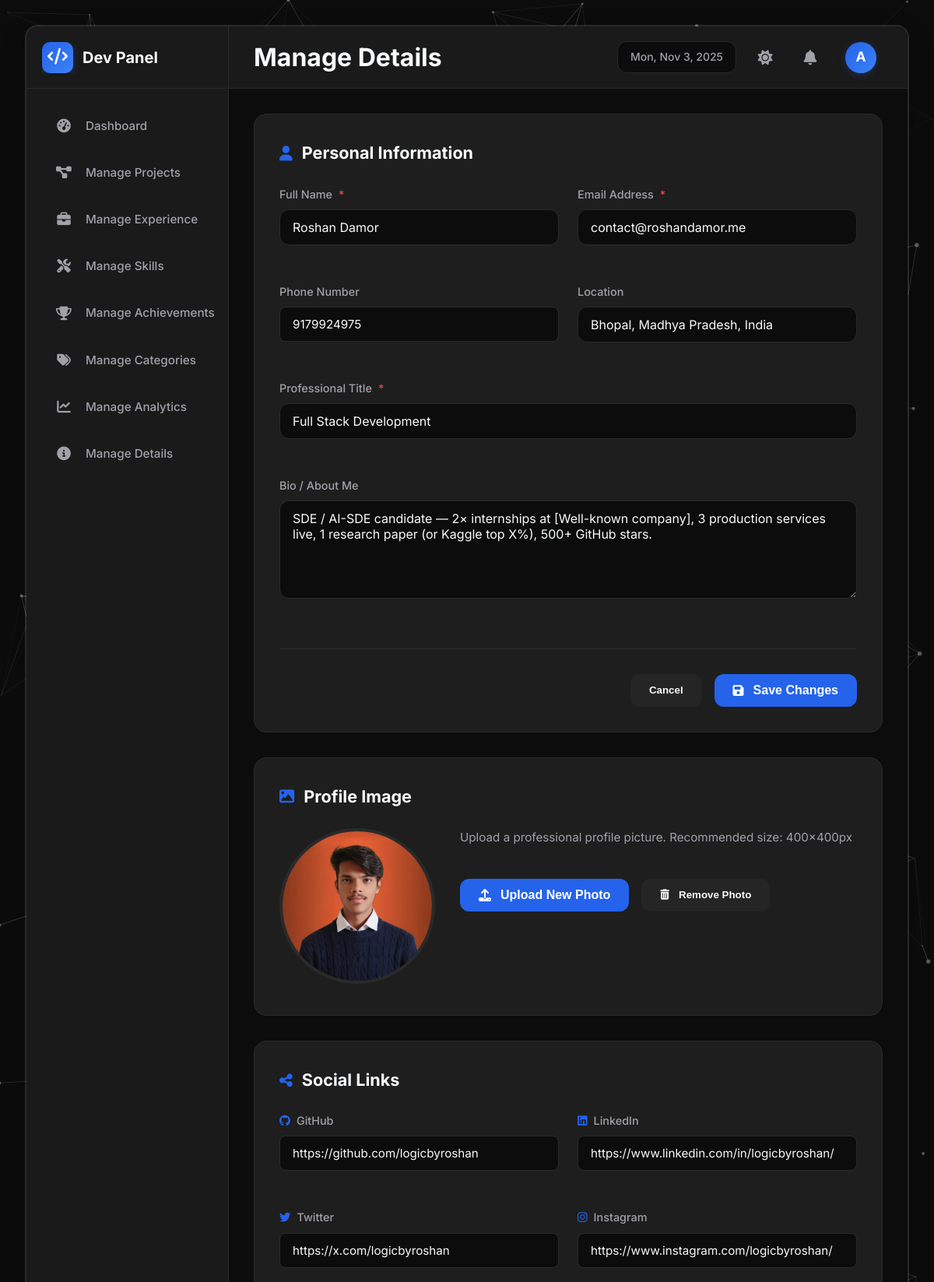
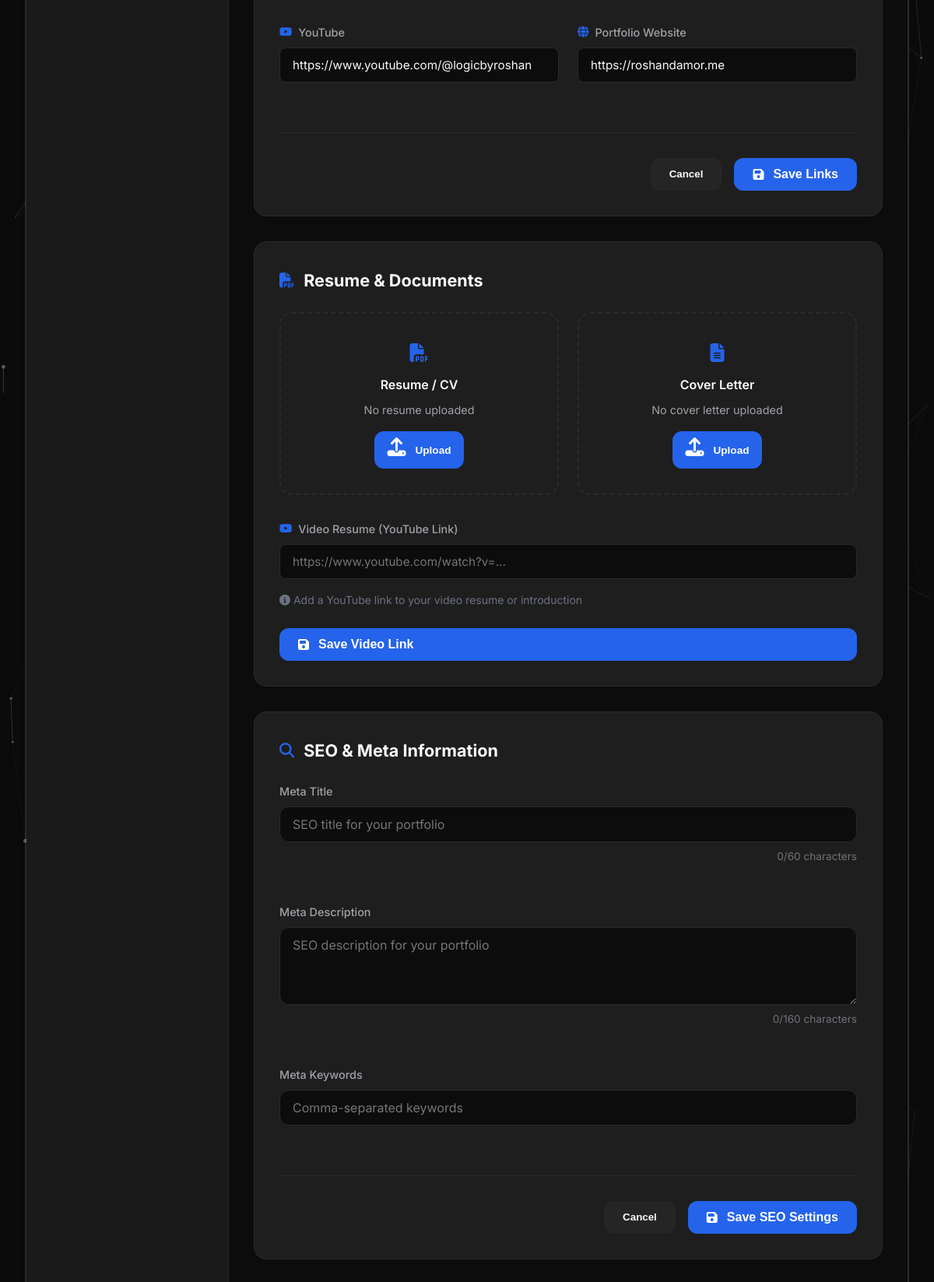
Screenshot of /details/ (upper part) with the database file from the repository (2 pictures, top to bottom).
### portfolio/models.py (models this page shows, shortened)
class UserProfile(models.Model):
    STATUS_CHOICES = [
        ("available", "Available for Work"),
        ("busy", "Busy"),
        ("not-looking", "Not Looking"),
    ]
    WORK_TYPE_CHOICES = [
        ("remote", "Remote"),
        ("hybrid", "Hybrid"),
        ("onsite", "On-site"),
        ("flexible", "Flexible"),
    ]
    full_name = models.CharField(max_length=200)
    email = models.EmailField()
    phone = models.CharField(max_length=20, blank=True)
    location = models.CharField(max_length=200, blank=True)
    title = models.CharField(max_length=200, help_text="Professional title")
    bio = models.TextField(blank=True, help_text="About me description")
    profile_image = models.ImageField(upload_to="profile/", blank=True, null=True)
    github = models.URLField(blank=True)
    linkedin = models.URLField(blank=True)
    twitter = models.URLField(blank=True)
    instagram = models.URLField(blank=True)
    youtube = models.URLField(blank=True)
    website = models.URLField(blank=True)
    resume = models.FileField(upload_to="documents/", blank=True, null=True)
    cover_letter = models.FileField(upload_to="documents/", blank=True, null=True)
    video_resume = models.URLField(blank=True, help_text="YouTube link to video resume")
    meta_title = models.CharField(max_length=60, blank=True)
    meta_description = models.CharField(max_length=160, blank=True)
    meta_keywords = models.CharField(max_length=300, blank=True)
    status = models.CharField(
        max_length=20, choices=STATUS_CHOICES, default="available"
    )
    work_type = models.CharField(
        max_length=20, choices=WORK_TYPE_CHOICES, default="remote"
    )
    hourly_rate = models.DecimalField(
        max_digits=10, decimal_places=2, null=True, blank=True
    )
    experience_years = models.IntegerField(default=0)
    open_to_opportunities = models.BooleanField(default=True)
    available_for_freelance = models.BooleanField(default=True)
    created_at = models.DateTimeField(auto_now_add=True)
    updated_at = models.DateTimeField(auto_now=True)
    class Meta:
        verbose_name = "User Profile"
        verbose_name_plural = "User Profiles"

### portfolio/views.py (the view, shortened to what this page needs)
# urls.py: path("details/", views.manage_details, name="manage_details"),
def manage_details(request):
    profile, created = UserProfile.objects.get_or_create(
        id=1,
        defaults={
            "full_name": "Your Name",
            "email": "your.email@example.com",
            "title": "Your Professional Title",
        },
    )
    form = UserProfileForm(instance=profile)
    resume_exists = False
    resume_size = 0
    if profile.resume:
        try:
            resume_exists = profile.resume.storage.exists(profile.resume.name)
            if resume_exists:
                resume_size = profile.resume.size
        except:
            resume_exists = False
    cover_letter_exists = False
    cover_letter_size = 0
    context = {
        "profile": profile,
        "form": form,
        "resume_exists": resume_exists,
        "resume_size": resume_size,
        "cover_letter_exists": cover_letter_exists,
        "cover_letter_size": cover_letter_size,
    }
    return render(request, "manage_details.html", context)

### templates/manage_details.html (shortened to what this page needs)
{% extends 'base.html' %}
{% load static %}
{% block extra_css %}
<link rel="stylesheet" href="{% static 'css/manage-details.css' %}">
{% endblock %}
{% block nav_details %}active{% endblock %}
{% block navbar_left %}
<h1 class="page-title">Manage Details</h1>
{% endblock %}
{% block content %}
<section class="section-card fade-in">
    <div class="section-header">
        <h2><i class="fas fa-user"></i> Personal Information</h2>
    </div>
    <form class="details-form" id="personal-info-form">
        <div class="form-grid">
            <div class="form-group">
                <label class="form-label">Full Name <span class="required">*</span></label>
                <input type="text" class="form-input" name="full_name" value="{{ profile.full_name }}" placeholder="Enter your full name" required>
            </div>
            <div class="form-group">
                <label class="form-label">Email Address <span class="required">*</span></label>
                <input type="email" class="form-input" name="email" value="{{ profile.email }}" placeholder="Enter your email" required>
            </div>
            <div class="form-group">
                <label class="form-label">Phone Number</label>
                <input type="tel" class="form-input" name="phone" value="{{ profile.phone }}" placeholder="Enter your phone">
            </div>
            <div class="form-group">
                <label class="form-label">Location</label>
                <input type="text" class="form-input" name="location" value="{{ profile.location }}" placeholder="Enter your location">
            </div>
        </div>
        <div class="form-group">
            <label class="form-label">Professional Title <span class="required">*</span></label>
            <input type="text" class="form-input" name="title" value="{{ profile.title }}" placeholder="Enter your professional title" required>
        </div>
        <div class="form-group">
            <label class="form-label">Bio / About Me</label>
            <textarea class="form-textarea" name="bio" rows="5" placeholder="Write a brief description about yourself">{{ profile.bio }}</textarea>
        </div>
        <div class="form-actions">
            <button type="button" class="btn-secondary">Cancel</button>
            <button type="submit" class="btn-primary"><i class="fas fa-save"></i> Save Changes</button>
        </div>
    </form>
</section>
<section class="section-card fade-in" style="animation-delay: 0.1s;">
    <div class="section-header">
        <h2><i class="fas fa-image"></i> Profile Image</h2>
    </div>
    <div class="image-upload-section">
        <div class="current-image">
            {% if profile.profile_image %}
                <img src="{{ profile.profile_image.url }}" alt="Profile Picture" id="profile-preview">
            {% else %}
                <img src="https://via.placeholder.com/200" alt="Profile Picture" id="profile-preview">
            {% endif %}
        </div>
        <div class="upload-controls">
            <p class="upload-info">Upload a professional profile picture. Recommended size: 400x400px</p>
            <div class="upload-buttons">
                <button type="button" class="btn-primary" onclick="document.getElementById('profile-upload').click()">
                    <i class="fas fa-upload"></i> Upload New Photo
                </button>
                <button type="button" class="btn-secondary" id="delete-profile-image">
                    <i class="fas fa-trash-alt"></i> Remove Photo
                </button>
            </div>
        </div>
    </div>
</section>
<section class="section-card fade-in" style="animation-delay: 0.2s;">
    <div class="section-header">
        <h2><i class="fas fa-share-alt"></i> Social Links</h2>
    </div>
    <form class="details-form" id="social-links-form">
        <div class="form-grid">
            <div class="form-group">
                <label class="form-label"><i class="fab fa-github"></i> GitHub</label>
                <input type="url" class="form-input" name="github" value="{{ profile.github }}" placeholder="GitHub profile URL">
            </div>
            <div class="form-group">
                <label class="form-label"><i class="fab fa-linkedin"></i> LinkedIn</label>
                <input type="url" class="form-input" name="linkedin" value="{{ profile.linkedin }}" placeholder="LinkedIn profile URL">
            </div>
            <div class="form-group">
                <label class="form-label"><i class="fab fa-twitter"></i> Twitter</label>
                <input type="url" class="form-input" name="twitter" value="{{ profile.twitter }}" placeholder="Twitter profile URL">
            </div>
            <div class="form-group">
                <label class="form-label"><i class="fab fa-instagram"></i> Instagram</label>
                <input type="url" class="form-input" name="instagram" value="{{ profile.instagram }}" placeholder="Instagram profile URL">
            </div>
            <div class="form-group">
                <label class="form-label"><i class="fab fa-youtube"></i> YouTube</label>
                <input type="url" class="form-input" name="youtube" value="{{ profile.youtube }}" placeholder="YouTube channel URL">
            </div>
            <div class="form-group">
                <label class="form-label"><i class="fas fa-globe"></i> Portfolio Website</label>
                <input type="url" class="form-input" name="website" value="{{ profile.website }}" placeholder="Portfolio website URL">
            </div>
        </div>
        <div class="form-actions">
            <button type="button" class="btn-secondary">Cancel</button>
            <button type="submit" class="btn-primary"><i class="fas fa-save"></i> Save Links</button>
        </div>
    </form>
</section>
<section class="section-card fade-in" style="animation-delay: 0.4s;">
    <div class="section-header">
        <h2><i class="fas fa-file-pdf"></i> Resume & Documents</h2>
    </div>
    <div class="upload-section">
        <div class="upload-card">
            <div class="upload-icon">
                <i class="fas fa-file-pdf"></i>
            </div>
            <h4>Resume / CV</h4>
            {% if profile.resume and resume_exists %}
                <p class="file-name">{{ profile.resume.name }}</p>
                <p class="file-size">{{ resume_size|filesizeformat }}</p>
                <div class="upload-actions">
                    <form id="upload-resume-form" enctype="multipart/form-data" style="display: inline;">
                        {% csrf_token %}
                        <input type="hidden" name="form_type" value="upload_resume">
                        <input type="file" id="resume-upload" name="resume" accept=".pdf,.doc,.docx" style="display: none;">
                        <button type="button" class="btn-primary btn-sm" onclick="document.getElementById('resume-upload').click()">
                            <i class="fas fa-upload"></i> Replace
                        </button>
                    </form>
                    <button type="button" class="btn-danger btn-sm" id="delete-resume"><i class="fas fa-trash-alt"></i> Delete</button>
                </div>
            {% else %}
                <p class="file-name">No resume uploaded</p>
                <div class="upload-actions">
                    <form id="upload-resume-form" enctype="multipart/form-data" style="display: inline;">
                        <button type="button" class="btn-primary btn-sm" onclick="document.getElementById('resume-upload').click()">
                            <i class="fas fa-upload"></i> Upload
                        </button>
                    </form>
                </div>
            {% endif %}
        </div>
        <div class="upload-card">
            <div class="upload-icon">
                <i class="fas fa-file-alt"></i>
            </div>
            <h4>Cover Letter</h4>
            {% if profile.cover_letter and cover_letter_exists %}
                <p class="file-name">{{ profile.cover_letter.name }}</p>
                <p class="file-size">{{ cover_letter_size|filesizeformat }}</p>
                <div class="upload-actions">
                    <form id="upload-cover-letter-form" enctype="multipart/form-data" style="display: inline;">
                        {% csrf_token %}
                        <input type="hidden" name="form_type" value="upload_cover_letter">
                        <input type="file" id="cover-letter-upload" name="cover_letter" accept=".pdf,.doc,.docx" style="display: none;">
                        <button type="button" class="btn-primary btn-sm" onclick="document.getElementById('cover-letter-upload').click()">
                            <i class="fas fa-upload"></i> Replace
                        </button>
                    </form>
                    <button type="button" class="btn-danger btn-sm" id="delete-cover-letter"><i class="fas fa-trash-alt"></i> Delete</button>
                </div>
            {% else %}
                <p class="file-name">No cover letter uploaded</p>
                <div class="upload-actions">
                    <form id="upload-cover-letter-form" enctype="multipart/form-data" style="display: inline;">
                        <button type="button" class="btn-primary btn-sm" onclick="document.getElementById('cover-letter-upload').click()">
                            <i class="fas fa-upload"></i> Upload
                        </button>
                    </form>
                </div>
            {% endif %}
        </div>
    </div>
    <form class="form-group" id="video-resume-form" style="margin-top: 2rem;">
        <label class="form-label">
            <i class="fab fa-youtube"></i> Video Resume (YouTube Link)
        </label>
        <input type="url" class="form-input" id="video_resume" name="video_resume"
               value="{{ profile.video_resume }}"
               placeholder="https://www.youtube.com/watch?v=...">
        <small style="color: #6b7280; font-size: 0.875rem; display: block; margin-top: 0.5rem;">
            <i class="fas fa-info-circle"></i> Add a YouTube link to your video resume or introduction
        </small>
        <button type="submit" class="btn-primary" style="margin-top: 1rem;"><i class="fas fa-save"></i> Save Video Link</button>
    </form>
</section>
<section class="section-card fade-in" style="animation-delay: 0.5s;">
    <div class="section-header">
        <h2><i class="fas fa-search"></i> SEO & Meta Information</h2>
    </div>
    <form class="details-form" id="seo-form">
        <div class="form-group">
            <label class="form-label">Meta Title</label>
            <input type="text" class="form-input" name="meta_title" value="{{ profile.meta_title }}" placeholder="SEO title for your portfolio" maxlength="60">
            <span class="char-count">{{ profile.meta_title|length }}/60 characters</span>
        </div>
        <div class="form-group">
            <label class="form-label">Meta Description</label>
            <textarea class="form-textarea" name="meta_description" rows="3" placeholder="SEO description for your portfolio" maxlength="160">{{ profile.meta_description }}</textarea>
            <span class="char-count">{{ profile.meta_description|length }}/160 characters</span>
        </div>
        <div class="form-group">
            <label class="form-label">Meta Keywords</label>
            <input type="text" class="form-input" name="meta_keywords" value="{{ profile.meta_keywords }}" placeholder="Comma-separated keywords">
        </div>
        <div class="form-actions">
            <button type="button" class="btn-secondary">Cancel</button>
            <button type="submit" class="btn-primary"><i class="fas fa-save"></i> Save SEO Settings</button>
        </div>
    </form>
</section>
{% endblock %}

### rows the page displays
UserProfile: full_name "Roshan Damor", email "contact@roshandamor.me", phone "9179924975", location "Bhopal, Madhya Pradesh, India", title "Full Stack Development", bio "SDE / AI-SDE candidate — 2× internships at [Well-known company], 3 production services live, 1 research paper (or Kaggle top X%), 500+ GitHub stars.", profile_image (picture), github "https://github.com/logicbyroshan", linkedin "https://www.linkedin.com/in/logicbyroshan/", twitter "https://x.com/logicbyroshan", instagram "https://www.instagram.com/logicbyroshan/", youtube "https://www.youtube.com/@logicbyroshan", website "https://roshandamor.me", meta_title|length "0", meta_description|length "0"
